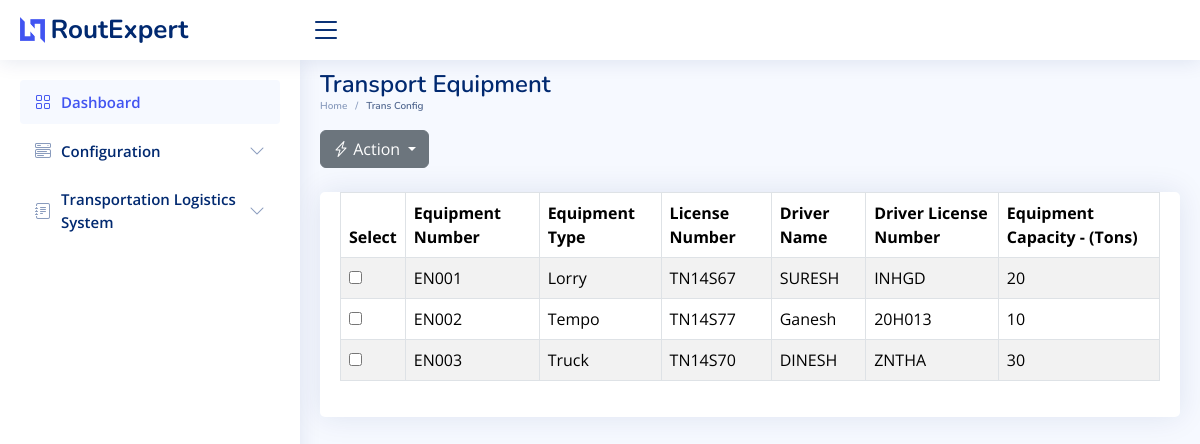
Page /trans_equip_config on the committed database.
### sql_app/model.py (models this page shows)
class TransportationEquipment(Base):
    __tablename__ = "TransportationEquipment"
    id = Column(Integer, primary_key=True, index=True)
    equipment_number = Column(String)
    equipment_type = Column(String)
    equipment_license_number = Column(String)
    driver_name = Column(String)
    driver_license_number = Column(String)
    equipment_description = Column(String)

### main.py (the view)
@app.get("/trans_equip_config",response_class=HTMLResponse)
async def trans_equip_config(request: Request):
    equipment_list = []
    db = SessionLocal()
    equipment_records = db.query(TransportationEquipment).all()
    for equipment in equipment_records:
        equipment_data = {
            "id": equipment.id,
            "equipment_number": equipment.equipment_number,
            "equipment_type": equipment.equipment_type,
            "equipment_license_number": equipment.equipment_license_number,
            "driver_name": equipment.driver_name,
            "driver_license_number": equipment.driver_license_number,
            "equipment_description": equipment.equipment_description,
        }
        equipment_list.append(equipment_data)
    return templates.TemplateResponse("trans_equip_config.html", {"request": request, "equipment": equipment_list})

### templates/trans_equip_config.html (shortened to what this page needs)
<!DOCTYPE html>
<html lang="en">
  <head>
    <link
      href="../static/assets/vendor/bootstrap/css/bootstrap.min.css"
      rel="stylesheet"
    />
    <link
      href="../static/assets/vendor/bootstrap-icons/bootstrap-icons.css"
      rel="stylesheet"
    />
    <link
      href="../static/assets/vendor/boxicons/css/boxicons.min.css"
      rel="stylesheet"
    />
    <link
      href="../static/assets/vendor/quill/quill.snow.css"
      rel="stylesheet"
    />
    <link
      href="../static/assets/vendor/quill/quill.bubble.css"
      rel="stylesheet"
    />
    <link
      href="../static/assets/vendor/remixicon/remixicon.css"
      rel="stylesheet"
    />
    <link
      href="../static/assets/vendor/simple-datatables/style.css"
      rel="stylesheet"
    />
    <link href="../static/assets/css/style.css" rel="stylesheet" />
  </head>
  <body>
    <header id="header" class="header fixed-top d-flex align-items-center">
      <div class="d-flex align-items-center justify-content-between">
        <a href="/" class="logo d-flex align-items-center">
          <img src="../static/assets/img/logo.png" alt="" />
          <span class="d-none d-lg-block">RoutExpert</span>
        </a>
        <i class="bi bi-list toggle-sidebar-btn"></i>
      </div>
    </header>
    <aside id="sidebar" class="sidebar">
      <ul class="sidebar-nav" id="sidebar-nav">
        <li class="nav-item">
          <a class="nav-link" href="/">
            <i class="bi bi-grid"></i>
            <span>Dashboard</span>
          </a>
        </li>
        <li class="nav-item">
          <a
            class="nav-link collapsed"
            data-bs-target="#components-nav"
            data-bs-toggle="collapse"
            href="#"
          >
            <i class="bi bi-menu-button-wide"></i><span>Configuration</span
            ><i class="bi bi-chevron-down ms-auto"></i>
          </a>
        </li>
        <li class="nav-item">
          <a
            class="nav-link collapsed"
            data-bs-target="#forms-nav"
            data-bs-toggle="collapse"
            href="#"
          >
            <i class="bi bi-journal-text"></i
            ><span>Transportation Logistics System</span
            ><i class="bi bi-chevron-down ms-auto"></i>
          </a>
        </li>
      </ul>
    </aside>
    <main id="main" class="main">
      <div class="pagetitle">
        <h1>Transport Equipment</h1>
        <nav>
          <ol class="breadcrumb">
            <li class="breadcrumb-item"><a href="/">Home</a></li>
            <li class="breadcrumb-item active">Trans Config</li>
          </ol>
        </nav>
      </div>
      <section class="section dashboard">
        <div class="row">
          <div class="col-md-6">
            <div class="dropdown d-inline-block">
              <button
                class="btn btn-secondary dropdown-toggle"
                type="button"
                id="configurationDropdown"
                data-bs-toggle="dropdown"
                aria-expanded="false"
              >
                <i class="bi bi-lightning-charge"></i> Action
              </button>
            </div>
          </div>
        </div>
        <div class="container-lg-10 mt-4">
          <div class="card">
            <div class="card-body">
              <table class="table datatable table-bordered table-striped">
                <thead class="thead-dark">
                  <tr>
                    <th>Select</th>
                    <th>Equipment Number</th>
                    <th>Equipment Type</th>
                    <th>License Number</th>
                    <th>Driver Name</th>
                    <th>Driver License Number</th>
                    <th>Equipment Capacity - (Tons) </th>
                  </tr>
                </thead>
                <tbody>
                  {% for equipment in equipment %}
                  <tr>
                    <td>
                      <input
                        type="checkbox"
                        name="selectedEquipment"
                        value="{{ equipment.id }}"
                      />
                    </td>
                    <td class="equipment-info" data-column="equipment_number">
                      {{ equipment.equipment_number }}
                    </td>
                    <td class="equipment-info" data-column="equipment_type">
                      {{ equipment.equipment_type }}
                    </td>
                    <td class="equipment-info" data-column="license_number">
                      {{ equipment.equipment_license_number }}
                    </td>
                    <td class="equipment-info" data-column="driver_name">
                      {{ equipment.driver_name }}
                    </td>
                    <td
                      class="equipment-info"
                      data-column="driver_license_number"
                    >
                      {{ equipment.driver_license_number }}
                    </td>
                    <td class="equipment-info" data-column="description">
                      {{ equipment.equipment_description }}
                    </td>
                  </tr>
                  {% endfor %}
                </tbody>
              </table>
            </div>
          </div>
        </div>
      </section>
    </main>
  </body>
</html>

### static/assets/css/style.css (style rules this page uses)
:root { scroll-behavior: smooth; }
body { font-family: "Open Sans", sans-serif; background: #f6f9ff; color: #444444; }
a { color: #4154f1; text-decoration: none; }
h1, h2, h3, h4, h5, h6 { font-family: "Nunito", sans-serif; }
#main { margin-top: 60px; padding: 10px 20px; font-size: 16px; transition: all 0.3s; }
.pagetitle { margin-bottom: 10px; }
.pagetitle h1 { font-size: 24px; margin-bottom: 0; font-weight: 600; color: #012970; }
.card { margin-bottom: 30px; border: none; border-radius: 5px; box-shadow: 0px 0 30px rgba(1, 41, 112, 0.1); }
.card-body { padding: 0 20px 20px 20px; }
.breadcrumb { font-size: 10px; font-family: "Nunito", sans-serif; color: #899bbd; font-weight: 600; }
.breadcrumb a { color: #899bbd; transition: 0.3s; }
.breadcrumb .breadcrumb-item::before { color: #899bbd; }
.breadcrumb .active { color: #51678f; font-weight: 600; }
.logo { line-height: 1; }
@media (min-width: 1200px) { .logo { width: 280px; } }
.logo img { max-height: 26px; margin-right: 6px; }
.logo span { font-size: 26px; font-weight: 700; color: #012970; font-family: "Nunito", sans-serif; }
.header { transition: all 0.5s; z-index: 997; height: 60px; box-shadow: 0px 2px 20px rgba(1, 41, 112, 0.1); background-color: #fff; padding-left: 20px; }
.header .toggle-sidebar-btn { font-size: 32px; padding-left: 10px; cursor: pointer; color: #012970; }
.sidebar { position: fixed; top: 60px; left: 0; bottom: 0; width: 300px; z-index: 996; transition: all 0.3s; padding: 20px; overflow-y: auto; scrollbar-width: thin; scrollbar-color: #aab7cf transparent; box-shadow: 0px 0px 20px rgba(1, 41, 112, 0.1); background-color: #fff; }
@media (min-width: 1200px) { #main, #footer { margin-left: 300px; } }
.sidebar-nav { padding: 0; margin: 0; list-style: none; }
.sidebar-nav li { padding: 0; margin: 0; list-style: none; }
.sidebar-nav .nav-item { margin-bottom: 5px; }
.sidebar-nav .nav-link { display: flex; align-items: center; font-size: 15px; font-weight: 600; color: #4154f1; transition: 0.3; background: #f6f9ff; padding: 10px 15px; border-radius: 4px; }
.sidebar-nav .nav-link i { font-size: 16px; margin-right: 10px; color: #4154f1; }
.sidebar-nav .nav-link.collapsed { color: #012970; background: #fff; }
.sidebar-nav .nav-link.collapsed i { color: #899bbd; }
.sidebar-nav .nav-link .bi-chevron-down { margin-right: 0; transition: transform 0.2s ease-in-out; }

### rows in the picture
TransportationEquipment: equipment_number "EN001", equipment_type "Lorry", equipment_license_number "TN14S67", driver_name "SURESH", driver_license_number "INHGD", equipment_description "20"
TransportationEquipment: equipment_number "EN002", equipment_type "Tempo", equipment_license_number "TN14S77", driver_name "Ganesh", driver_license_number "20H013", equipment_description "10"
TransportationEquipment: equipment_number "EN003", equipment_type "Truck", equipment_license_number "TN14S70", driver_name "DINESH", driver_license_number "ZNTHA", equipment_description "30"
